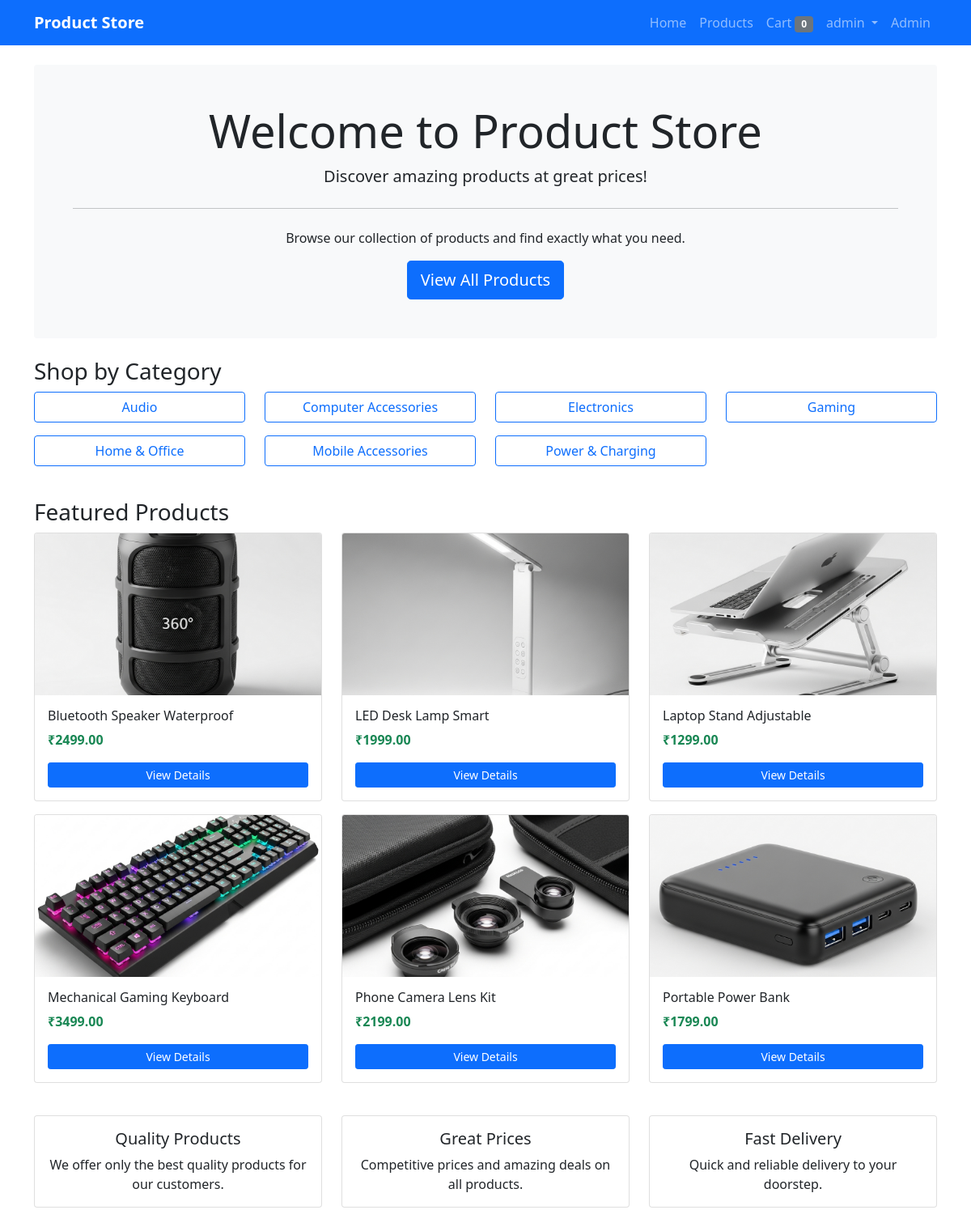
The app's page / (signed in) with its own data.
### products/models.py (models this page shows, shortened)
class Category(models.Model):
    name = models.CharField(max_length=100)
    slug = models.SlugField(max_length=100, unique=True)
    description = models.TextField(blank=True)
    created_at = models.DateTimeField(auto_now_add=True)
    class Meta:
        verbose_name_plural = 'Categories'
        ordering = ['name']

class Product(models.Model):
    name = models.CharField(max_length=200)
    slug = models.SlugField(max_length=200, unique=True)
    description = models.TextField()
    price = models.DecimalField(max_digits=10, decimal_places=2)
    category = models.ForeignKey(Category, on_delete=models.CASCADE, related_name='products', null=True, blank=True)
    image = models.ImageField(upload_to='products/', blank=True, null=True)
    created_at = models.DateTimeField(auto_now_add=True)
    updated_at = models.DateTimeField(auto_now=True)
    class Meta:
        ordering = ['name']

### products/views.py (the view)
# urls.py: path('', views.home, name='home'),
def home(request):
    featured_products = Product.objects.filter(category__isnull=False)[:6]
    categories = Category.objects.all()
    return render(request, 'products/home.html', {
        'featured_products': featured_products,
        'categories': categories
    })

### products/templates/products/home.html (shortened to what this page needs)
{% extends 'products/base.html' %}
{% block content %}
<div class="jumbotron bg-light p-5 rounded mb-4">
    <div class="text-center">
        <h1 class="display-4">Welcome to Product Store</h1>
        <p class="lead">Discover amazing products at great prices!</p>
        <hr class="my-4">
        <p>Browse our collection of products and find exactly what you need.</p>
        <a class="btn btn-primary btn-lg" href="{% url 'product_list' %}" role="button">View All Products</a>
    </div>
</div>
{% if categories %}
<div class="row mb-4">
    <div class="col-12">
        <h3>Shop by Category</h3>
        <div class="row">
            {% for category in categories %}
            <div class="col-md-3 mb-3">
                <a href="{% url 'product_list' %}?category={{ category.slug }}" class="btn btn-outline-primary w-100">
                    {{ category.name }}
                </a>
            </div>
            {% endfor %}
        </div>
    </div>
</div>
{% endif %}
{% if featured_products %}
<div class="row mb-4">
    <div class="col-12">
        <h3>Featured Products</h3>
        <div class="row">
            {% for product in featured_products %}
            <div class="col-md-4 mb-3">
                <div class="card h-100">
                    {% if product.image %}
                        <img src="{{ product.image.url }}" class="card-img-top" alt="{{ product.name }}">
                    {% else %}
                        <div class="card-img-top bg-light d-flex align-items-center justify-content-center">
                            <span class="text-muted">No Image</span>
                        </div>
                    {% endif %}
                    <div class="card-body d-flex flex-column">
                        <h6 class="card-title">{{ product.name }}</h6>
                        <p class="card-text text-success"><strong>₹{{ product.price }}</strong></p>
                        <a href="{% url 'product_detail' product.slug %}" class="btn btn-sm btn-primary mt-auto">View Details</a>
                    </div>
                </div>
            </div>
            {% endfor %}
        </div>
    </div>
</div>
{% endif %}
<div class="row">
    <div class="col-md-4">
        <div class="card mb-4">
            <div class="card-body text-center">
                <h5 class="card-title">Quality Products</h5>
                <p class="card-text">We offer only the best quality products for our customers.</p>
            </div>
        </div>
    </div>
    <div class="col-md-4">
        <div class="card mb-4">
            <div class="card-body text-center">
                <h5 class="card-title">Great Prices</h5>
                <p class="card-text">Competitive prices and amazing deals on all products.</p>
            </div>
        </div>
    </div>
    <div class="col-md-4">
        <div class="card mb-4">
            <div class="card-body text-center">
                <h5 class="card-title">Fast Delivery</h5>
                <p class="card-text">Quick and reliable delivery to your doorstep.</p>
            </div>
        </div>
    </div>
</div>
{% endblock %}

### products/templates/products/base.html (shortened to what this page needs)
<!DOCTYPE html>
<html lang="en">
<head>
    <link href="https://cdn.jsdelivr.net/npm/bootstrap@5.1.3/dist/css/bootstrap.min.css" rel="stylesheet">
</head>
<body>
    <nav class="navbar navbar-expand-lg navbar-dark bg-primary mb-4">
        <div class="container">
            <a class="navbar-brand" href="{% url 'home' %}">Product Store</a>
            <div class="navbar-nav ms-auto">
                <a class="nav-link" href="{% url 'home' %}">Home</a>
                <a class="nav-link" href="{% url 'product_list' %}">Products</a>
                <a class="nav-link" href="{% url 'cart_view' %}">Cart <span class="badge bg-secondary">{{ request.session.cart|length|default:0 }}</span></a>
                {% if user.is_authenticated %}
                    <div class="nav-item dropdown">
                        <a class="nav-link dropdown-toggle" href="#" id="navbarDropdown" role="button" data-bs-toggle="dropdown">
                            {{ user.username }}
                        </a>
                    </div>
                    {% if user.is_staff %}
                        <a class="nav-link" href="/admin/">Admin</a>
                    {% endif %}
                {% else %}
                    <a class="nav-link" href="{% url 'accounts:login' %}">Login</a>
                    <a class="nav-link" href="{% url 'accounts:register' %}">Register</a>
                {% endif %}
            </div>
        </div>
    </nav>
    <div class="container">
        {% block content %}
        {% endblock %}
    </div>
</body>
</html>

### products/templates/products/base.html (style rules this page uses)
.card-img-top { height: 200px; object-fit: cover; }
.navbar-brand { font-weight: bold; }

### records on screen
Category: name "Audio"
Category: name "Computer Accessories"
Category: name "Electronics"
Category: name "Gaming"
Category: name "Home & Office"
Category: name "Mobile Accessories"
Category: name "Power & Charging"
Product: image (picture), name "Bluetooth Speaker Waterproof", price "2499.00"
Product: image (picture), name "LED Desk Lamp Smart", price "1999.00"
Product: image (picture), name "Laptop Stand Adjustable", price "1299.00"
Product: image (picture), name "Mechanical Gaming Keyboard", price "3499.00"
Product: image (picture), name "Phone Camera Lens Kit", price "2199.00"
Product: image (picture), name "Portable Power Bank", price "1799.00"

### other values on screen
{{ request.session.cart|length|default:0 }} "0"
{{ user.username }} "admin"
